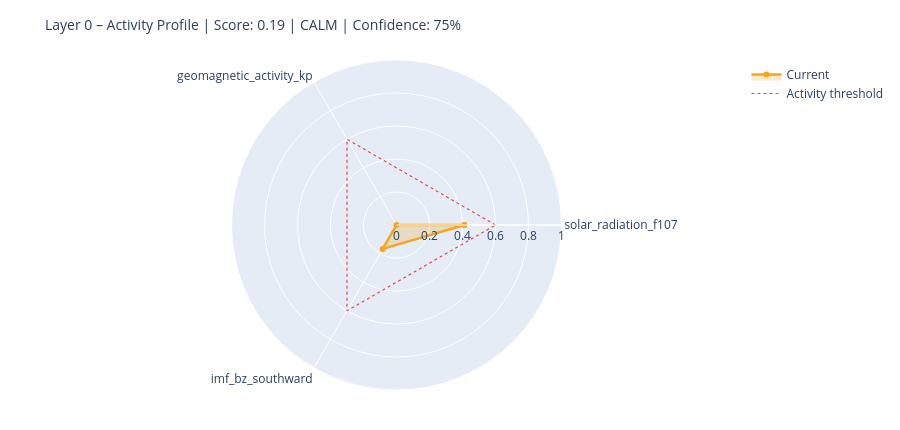

Notebook source saved alongside this figure:
### Markdown cell above
---
## 6. State Assessment & Handoff to Layer 1

### Code cell
# ============================================================
# STEP 1 – Collect raw values with source modes
# Mode: 'primary' | 'fallback_3h' | 'last_valid' | 'missing'
# ============================================================

def safe_last(df, col):
    if df is None or col not in df.columns: return None
    s = df[col].dropna()
    return float(s.iloc[-1]) if not s.empty else None

f107_now = safe_last(df_f107, 'f10.7')
bz_now   = safe_last(df_mag,  'bz_gsm')
kp_now   = safe_last(df_kp,   'kp')
sw_now   = safe_last(df_sw,   'speed')

source_modes = {
    'F10.7':    'primary'  if f107_now is not None else 'missing',
    'Kp':       'primary'  if kp_now   is not None else 'missing',
    'IMF_Bz':   'primary'  if bz_now   is not None else 'missing',
    'SW_speed': 'primary'  if sw_now   is not None else 'missing',
}

# Kp Fallback – 3h endpoint
if kp_now is None:
    try:
        r = requests.get(
            'https://services.swpc.noaa.gov/json/noaa-planetary-k-index.json',
            timeout=10)
        r.raise_for_status()
        fb = pd.DataFrame(r.json())
        tc = next((c for c in fb.columns if 'time' in c.lower()), fb.columns[0])
        kc = next((c for c in fb.columns if 'kp' in c.lower() and c != tc), None)
        if kc:
            fb[kc] = fb[kc].astype(str).str.extract(r'([0-9]+(?:\.[0-9]*)?)')[0]
            fb[kc] = pd.to_numeric(fb[kc], errors='coerce')
            fb = fb[fb[kc] >= 0].dropna(subset=[kc])
            if not fb.empty:
                kp_now = float(fb[kc].iloc[-1])
                source_modes['Kp'] = 'fallback_3h'
                print(f'  Kp fallback (3h): {kp_now:.1f}')
    except Exception as e:
        print(f'  Kp fallback failed: {e}')

# Solar Wind Fallback – last valid value
if sw_now is None and df_sw is not None and 'speed' in df_sw.columns:
    s = df_sw['speed'].dropna()
    if not s.empty:
        sw_now = float(s.iloc[-1])
        source_modes['SW_speed'] = 'last_valid'
        print(f'  SW fallback (last_valid): {sw_now:.0f} km/s')

print()
print('Source modes:', source_modes)

# ============================================================
# STEP 2 – Score from available components only
# ============================================================

def norm(v, lo, hi):
    if v is None: return None
    return max(0.0, min(1.0, (v - lo) / (hi - lo)))

COMPONENTS = {
    'solar_radiation_f107':    (f107_now, norm(f107_now, 60, 250)),
    'geomagnetic_activity_kp': (kp_now,   norm(kp_now,   0,   9)),
    'imf_bz_southward':        (bz_now,   norm(-(bz_now or 0) if bz_now else None, -5, 30)
                                           if bz_now is not None else None),
    'solar_wind_speed':        (sw_now,   norm(sw_now, 300, 800)),
}

available   = {k: v[1] for k, v in COMPONENTS.items() if v[1] is not None}
unavailable = [k for k, v in COMPONENTS.items() if v[1] is None]

layer0_score = round(sum(available.values()) / len(available), 4) if available else None
confidence   = round(len(available) / len(COMPONENTS), 2)

level = ('unknown'  if layer0_score is None
         else 'calm'     if layer0_score < 0.3
         else 'moderate' if layer0_score < 0.6
         else 'active')

# ============================================================
# STEP 3 – Dominant Driver
# ============================================================

def dominant_driver(kp, f107, bz, sw):
    candidates = []
    if kp   is not None and kp   >= 4:   candidates.append(('geomagnetic',    kp / 9))
    if sw   is not None and sw   >= 500:  candidates.append(('solar_wind',     sw / 800))
    if bz   is not None and bz   <= -5:   candidates.append(('imf_southward',  abs(bz) / 30))
    if f107 is not None and f107 >= 150:  candidates.append(('solar_radiation',f107 / 250))
    return max(candidates, key=lambda x: x[1])[0] if candidates else 'none'

driver = dominant_driver(kp_now, f107_now, bz_now, sw_now)

# ============================================================
# STEP 4 – Downstream expectations
# ============================================================

def downstream_expectation(driver, score, kp, bz, f107):
    exp = {
        'magnetosphere':        'calm',
        'ionosphere':           'calm',
        'schumann_resonance':   'unchanged',
        'lithosphere_currents': 'low',
    }
    if driver == 'geomagnetic' or (kp and kp >= 5):
        exp['magnetosphere']        = 'compressed / storm'
        exp['ionosphere']           = 'elevated disturbance (TEC variability)'
        exp['schumann_resonance']   = 'elevated amplitude possible'
        exp['lithosphere_currents'] = 'elevated induction currents'
    elif driver == 'imf_southward' or (bz and bz <= -5):
        exp['magnetosphere']        = 'energy coupling active'
        exp['ionosphere']           = 'elevated electron density possible'
        exp['schumann_resonance']   = 'slight modulation possible'
    elif driver == 'solar_radiation' or (f107 and f107 >= 150):
        exp['ionosphere']           = 'elevated ionization (F-layer)'
        exp['schumann_resonance']   = 'slightly elevated background activity'
    return exp

downstream = downstream_expectation(driver, layer0_score, kp_now, bz_now, f107_now)

# ============================================================
# CONSOLE OUTPUT
# ============================================================

W = 58
print('=' * W)
print('LAYER 0 – STATE ASSESSMENT')
print('=' * W)
for name, (raw_v, score_v) in COMPONENTS.items():
    if score_v is not None:
        bar = '█' * int(score_v * 20) + '░' * (20 - int(score_v * 20))
        print(f'  {name:<35}  {bar}  {score_v:.2f}')
    else:
        print(f'  {name:<35}  {"─" * 20}  n/a')
print('-' * W)
print(f'  Score ({len(available)}/{len(COMPONENTS)} components):  {layer0_score:.3f}')
print(f'  Confidence:         {confidence:.0%}')
print(f'  Level:              {level.upper()}')
print(f'  Dominant Driver:    {driver}')

# Radar chart
cats = list(available.keys())
vals = list(available.values())
if len(cats) >= 3:
    fig = go.Figure()
    fig.add_trace(go.Scatterpolar(
        r=vals + [vals[0]], theta=cats + [cats[0]],
        fill='toself', fillcolor='rgba(242,166,35,0.25)',
        line=dict(color='#F2A623', width=2.5), name='Current'
    ))
    fig.add_trace(go.Scatterpolar(
        r=[0.6] * (len(cats) + 1), theta=cats + [cats[0]],
        line=dict(color='#E24B4A', dash='dot', width=1.2),
        mode='lines', name='Activity threshold'
    ))
    fig.update_layout(
        title=dict(text=f'Layer 0 – Activity Profile | Score: {layer0_score:.2f} | {level.upper()} | Confidence: {confidence:.0%}',
                   font=dict(size=14)),
        polar=dict(radialaxis=dict(visible=True, range=[0, 1])),
        height=430, showlegend=True,
        margin=dict(l=60, r=60, t=60, b=40)
    )
    fig.show()

### Figure 1 — Plotly figure (JSON) as saved in the notebook; plotly's stock layout.template omitted (floating-point values rounded to 4 significant figures)
{"data": [{"fill": "toself", "fillcolor": "rgba(242,166,35,0.25)", "line": {"color": "#F2A623", "width": 2.5}, "name": "Current", "r": [0.4116, 0.0, 0.1671, 0.4116], "theta": ["solar_radiation_f107", "geomagnetic_activity_kp", "imf_bz_southward", "solar_radiation_f107"], "type": "scatterpolar"}, {"line": {"color": "#E24B4A", "dash": "dot", "width": 1.2}, "mode": "lines", "name": "Activity threshold", "r": [0.6, 0.6, 0.6, 0.6], "theta": ["solar_radiation_f107", "geomagnetic_activity_kp", "imf_bz_southward", "solar_radiation_f107"], "type": "scatterpolar"}], "layout": {"height": 430, "margin": {"b": 40, "l": 60, "r": 60, "t": 60}, "polar": {"radialaxis": {"range": [0, 1], "visible": true}}, "showlegend": true, "title": {"font": {"size": 14}, "text": "Layer 0 – Activity Profile | Score: 0.19 | CALM | Confidence: 75%"}}}
